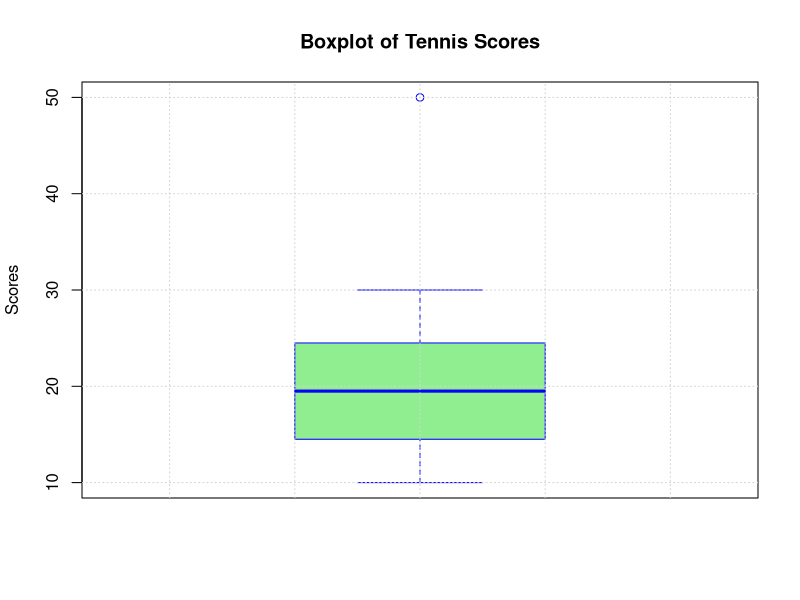

Reproduce this figure in R.
# Example dataset of tennis scores
scores <- c(10, 12, 15, 14, 16, 20, 22, 19, 25, 24, 30, 50)
# Create a boxplot for tennis scores
boxplot(scores, 
        main = "Boxplot of Tennis Scores",
        ylab = "Scores",
        col = "lightgreen",
        border = "blue",
        horizontal = FALSE)

# Add a grid for better visualization
grid()